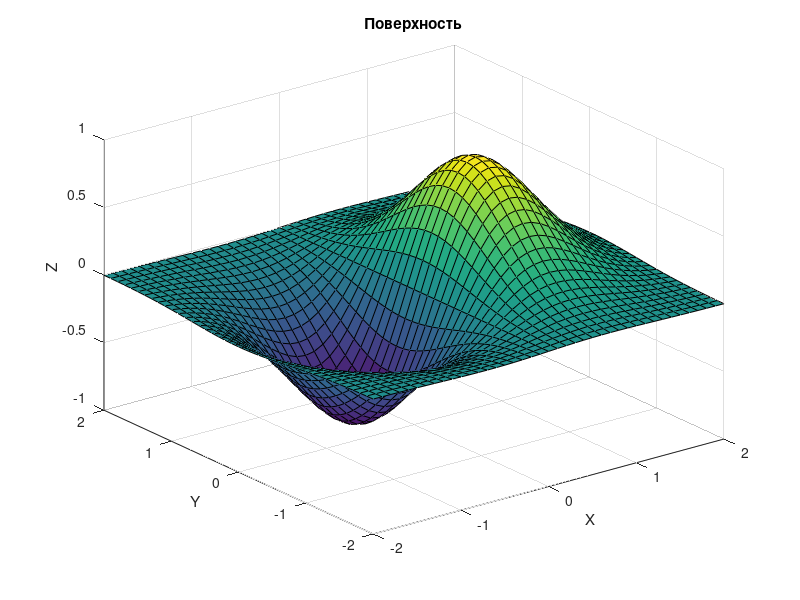

MATLAB code for this plot:
a = 2;
[X, Y]=meshgrid([-2:0.1:2]);
Z=a*X.*exp(-X.^2-Y.^2);
surf(X, Y, Z)
xlabel('X'); ylabel('Y');
zlabel('Z'); 
title('Поверхность');
